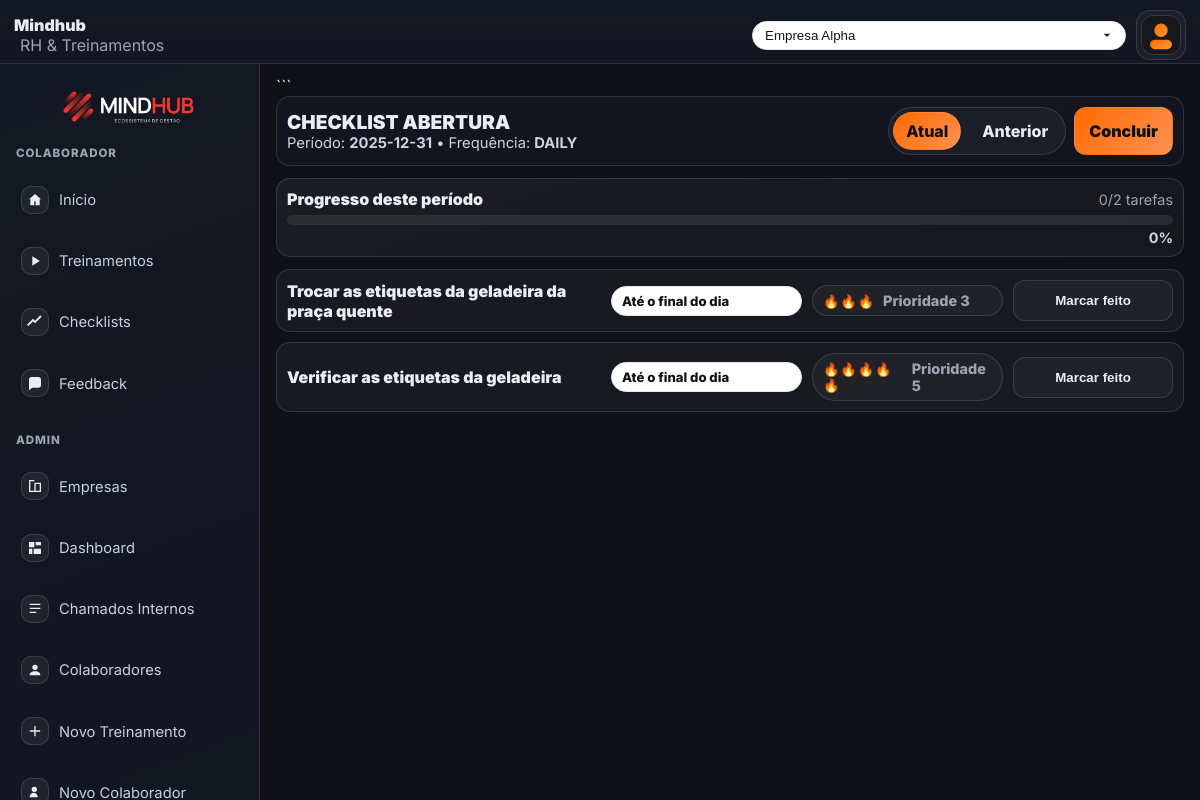
The app's page /pages/checklist_run.php?id=1&period=current (signed in) with its own data.
### tables this page shows
CREATE TABLE `checklists` (
  `id` int(11) NOT NULL,
  `company_id` int(11) NOT NULL,
  `title` varchar(160) NOT NULL,
  `description` text DEFAULT NULL,
  `frequency` enum('daily','weekly','biweekly','monthly') NOT NULL DEFAULT 'daily',
  `default_role_id` int(11) DEFAULT NULL,
  `is_active` tinyint(1) NOT NULL DEFAULT 1,
  `created_by` int(11) NOT NULL,
  `created_at` timestamp NULL DEFAULT current_timestamp()
);

CREATE TABLE `checklist_tasks` (
  `id` int(11) NOT NULL,
  `checklist_id` int(11) NOT NULL,
  `priority` tinyint(4) NOT NULL DEFAULT 3,
  `name` varchar(255) NOT NULL,
  `period` enum('inicio_dia','final_dia','inicio_semana','final_semana') NOT NULL DEFAULT 'final_dia',
  `notes` varchar(255) DEFAULT NULL,
  `is_active` tinyint(1) NOT NULL DEFAULT 1
);

### includes/checklist.php (called while the page is built, shortened)
<?php
require_once __DIR__ . '/auth.php';
function period_key_for(string $freq, ?DateTime $when = null): string {
    $when = $when ?: new DateTime('now');
    switch ($freq) {
        default:
            return $when->format('Y-m-d');
    }
}
function checklistTasks(PDO $pdo, int $checklistId): array {
    $st = $pdo->prepare("
        SELECT * FROM checklist_tasks
        WHERE checklist_id = ? AND is_active = 1
        ORDER BY priority ASC, id ASC
    ");
    $st->execute([$checklistId]);
    return $st->fetchAll() ?: [];
}
function period_label($p) {
    return [
        'inicio_dia' => 'Início do dia',
        'final_dia' => 'Até o final do dia',
        'inicio_semana' => 'Início da semana',
        'final_semana' => 'Até o final da semana'
    ][$p] ?? $p;
}

### includes/auth.php (called while the page is built, shortened)
<?php
function url_for(string $path): string {
    return rtrim(BASE_URL, '/') . $path;
}

### pages/checklist_run.php (the view, shortened to what this page needs)
<?php
require_once __DIR__ . '/../includes/layout_start.php';
require_once __DIR__ . '/../includes/checklist.php';
$companyId = currentCompanyId();
$clId = (int)($_GET['id'] ?? 0);
$mode = ($_GET['period'] ?? 'current') === 'prev' ? 'prev' : 'current';
$st = $pdo->prepare("SELECT * FROM checklists WHERE id=? AND company_id=? AND is_active=1");
$st->execute([$clId, $companyId]);
$checklist = $st->fetch();
$tasks = checklistTasks($pdo, $clId);
$pkey = $mode === 'prev' ? period_key_prev($checklist['frequency']) : period_key_for($checklist['frequency']);
$doneCount = 0;
$totalCount = count($tasks);
$doneMap = [];
foreach ($tasks as $t) {
    $done = isTaskDone($pdo, (int)$t['id'], $companyId, $pkey);
    $doneMap[(int)$t['id']] = (bool)$done;
}
$pct = $totalCount ? (int)round(($doneCount / $totalCount) * 100) : 0;
?>
<div class="run-wrap">
    <div class="run-head">
        <div class="run-title">
            <h2><?= htmlspecialchars($checklist['title']) ?></h2>
            <div class="run-sub">
                Período: <strong><?= htmlspecialchars($pkey) ?></strong>
                • Frequência: <strong><?= strtoupper($checklist['frequency']) ?></strong>
            </div>
        </div>
        <div class="run-actions">
            <div class="pills" role="tablist" aria-label="Período">
                <a class="pill <?= $mode === 'current' ? 'active' : '' ?>"
                   role="tab"
                   aria-selected="<?= $mode === 'current' ? 'true' : 'false' ?>"
                   href="<?= url_for('/pages/checklist_run.php') ?>?id=<?= (int)$clId ?>&period=current">
                    Atual
                </a>
                <a class="pill <?= $mode === 'prev' ? 'active' : '' ?>"
                   role="tab"
                   aria-selected="<?= $mode === 'prev' ? 'true' : 'false' ?>"
                   href="<?= url_for('/pages/checklist_run.php') ?>?id=<?= (int)$clId ?>&period=prev">
                    Anterior
                </a>
            </div>
            <a class="btn primary" href="<?= url_for('/pages/checklists.php') ?>">Concluir</a>
        </div>
    </div>
    <div class="progress-box">
        <div style="display:flex; justify-content:space-between; align-items:center; gap:10px; flex-wrap:wrap">
            <div style="font-weight:900">Progresso deste período</div>
            <div class="small"><?= (int)$doneCount ?>/<?= (int)$totalCount ?> tarefas</div>
        </div>
        <div class="progress">
            <div class="bar">
            </div>
            <div class="meta">
                <strong><?= (int)$pct ?>%</strong>
            </div>
        </div>
    </div>
    <?php if (empty($tasks)): ?>
        <div class="card" style="padding:20px">Sem tarefas cadastradas.</div>
    <?php else: ?>
        <div class="list">
            <?php foreach ($tasks as $t):
                $tid    = (int)$t['id'];
                $done   = !empty($doneMap[$tid]);
                $flames = str_repeat('🔥', max(1, min(5, (int)$t['priority'])));
            ?>
                <div class="task" data-task="<?= $tid ?>">
                    <div class="name">
                        <?= htmlspecialchars($t['name']) ?>
                    </div>
                    <div class="badge period badge light">
                        <?= htmlspecialchars(period_label($t['period'])) ?>
                    </div>
                    <div class="badge prio">
                        <span class="flames"><?= $flames ?></span>
                        <span class="small">Prioridade <?= (int)$t['priority'] ?></span>
                    </div>
                    <button
                        class="state <?= $done ? 'done' : '' ?>"
                        data-action="<?= $done ? 'uncheck' : 'check' ?>"
                        aria-pressed="<?= $done ? 'true' : 'false' ?>"
                    >
                        <?= $done ? 'Feito ✓' : 'Marcar feito' ?>
                    </button>
                </div>
            <?php endforeach; ?>
        </div>
    <?php endif; ?>
</div>
<?php require_once __DIR__ . '/../includes/layout_end.php'; ?>

### assets/css/styles.css (style rules this page uses)
:root { --bg: #0b0d12; --surface: rgba(255,255,255,.06); --surface-2: rgba(255,255,255,.08); --stroke: rgba(255,255,255,.12); --text: #e9edf6; --muted: #9aa4b2; --brand: #ff6a00; --brand-2: #ff9a3c; --radius: 18px; --shadow: 0 10px 30px rgba(0,0,0,.35), inset 0 1px 0 rgba(255,255,255,.05); }
* { box-sizing: border-box; }
html, body { height: 100%; }
body { margin: 0; font-family: Inter, ui-sans-serif, system-ui, -apple-system, Segoe UI, Roboto, Helvetica, Arial; background: radial-gradient(1100px 700px at 85% -10%, rgba(255,106,0,.18), transparent 60%), radial-gradient(900px 700px at -15% 110%, rgba(255,154,60,.16), transparent 60%), var(--bg); color: var(--text); }
a { color: var(--brand); text-decoration: none; }
.badge { display: inline-flex; gap: .5rem; align-items: center; padding: .35rem .6rem; border-radius: 999px; background: rgba(255,255,255,.08); border: 1px solid var(--stroke); font-size: .82rem; color: #e6ebf5; }

### includes/layout_start.php (style rules this page uses)
:root { --mh-header-h: 64px; }
body { background: #0f1117; color: #e8edf7; font-family: Inter, system-ui, sans-serif; margin: 0; }

### includes/header.php (style rules this page uses)
:root { --mh-header-h: 64px; --mh-stroke: rgba(255,255,255,.12); --mh-text:#e8edf7; --mh-muted:#9aa4b2; --mh-brand:#ff6a00; --mh-brand2:#ff9153; }

### includes/sidebar.php (style rules this page uses)
:root { --mh-header-h:64px; --mh-stroke: rgba(255,255,255,.12); }

### pages/checklist_run.php (style rules this page uses)
.run-wrap { display: flex; flex-direction: column; gap: 12px; }
.run-head { position: sticky; top: calc(var(--mh-header-h) + 4px); z-index: 5; display: flex; flex-wrap: wrap; gap: 10px; align-items: center; justify-content: space-between; padding: 10px; border-radius: 14px; border: 1px solid var(--stroke); background: linear-gradient(180deg, rgba(20,24,36,.80), rgba(20,24,36,.60)); backdrop-filter: blur(6px); }
.run-title { display: flex; flex-direction: column; }
.run-title h2 { margin: 0; font-weight: 900; font-size: 1.2rem }
.run-sub { color: #cbd5e1; font-size: .92rem }
.pills { display: inline-flex; gap: 8px; padding: 4px; border-radius: 999px; border: 1px solid var(--stroke); background: rgba(255,255,255,.04); }
.pill { display: inline-flex; align-items: center; padding: 8px 12px; border-radius: 999px; font-weight: 800; color: #e8edf7; text-decoration: none; border: 1px solid transparent; transition: .15s ease; }
.pill.active { background: linear-gradient(135deg, #ff6a00, #ff9153); color: #0f1117; border-color: transparent }
.run-actions { display: flex; gap: 8px; }
.btn { display: inline-flex; align-items: center; gap: 8px; padding: 10px 14px; border-radius: 12px; border: 1px solid var(--stroke); text-decoration: none; font-weight: 900; transition: .15s ease; }
.btn.primary { background: linear-gradient(135deg, #ff6a00, #ff9153); color: #0f1117; border-color: transparent }
.progress-box { border: 1px solid var(--stroke); border-radius: 14px; padding: 10px; background: linear-gradient(160deg, rgba(255,255,255,.05), rgba(255,255,255,.03)); }
.progress { margin-top: 6px }
.progress .bar { height: 10px; background: rgba(255,255,255,.08); border-radius: 999px; overflow: hidden }
.progress .meta { display: flex; justify-content: space-between; margin-top: 4px; color: #cbd5e1; font-size: .9rem }
.list { display: flex; flex-direction: column; gap: 10px; }
.task { display: grid; grid-template-columns: 1.15fr .7fr .7fr 160px; gap: 10px; align-items: center; border: 1px solid var(--stroke); border-radius: 14px; background: rgba(255,255,255,.04); padding: 10px; transition: border-color .18s ease, transform .18s ease, box-shadow .18s ease; }
.name { font-weight: 900 }
.small { color: #9aa4b2; font-size: .9rem }
.badge { display: inline-flex; align-items: center; gap: 8px; padding: 6px 10px; border-radius: 999px; border: 1px solid var(--stroke); background: rgba(255,255,255,.04); font-weight: 800; }
.badge.light { background: #fff; color: #0f1117; border: 1px solid #e5e7eb }
.badge.prio .flames { letter-spacing: 1px }
.state { display: inline-flex; align-items: center; justify-content: center; gap: 10px; padding: 12px 14px; border-radius: 12px; border: 1px solid var(--stroke); cursor: pointer; position: relative; background: rgba(255,255,255,.04); color: #e8edf7; font-weight: 900; }

### records on screen
checklists: title "CHECKLIST ABERTURA", frequency "2025-12-31", frequency "DAILY"
checklist_tasks: name "Trocar as etiquetas da geladeira da praça quente", period "Até o final do dia", priority "🔥🔥🔥", priority "3", shows "Marcar feito"
checklist_tasks: name "Verificar as etiquetas da geladeira", period "Até o final do dia", priority "🔥🔥🔥🔥🔥", priority "5", shows "Marcar feito"

### other values on screen
$doneCount "0"
$totalCount "2"
$pct "0"
form field value "Empresa Alpha"
